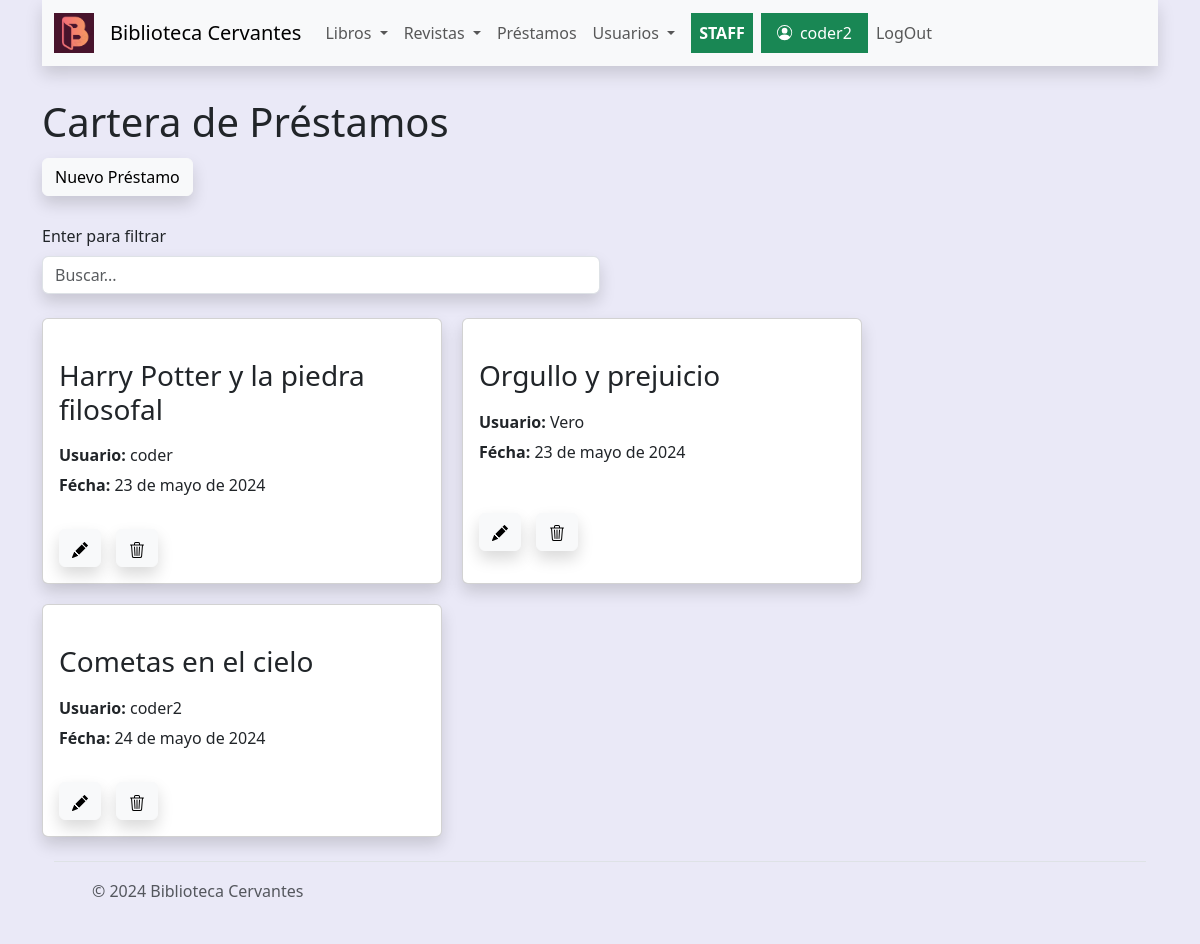
The app's page /prestamos/listarprestamos (signed in), older data.
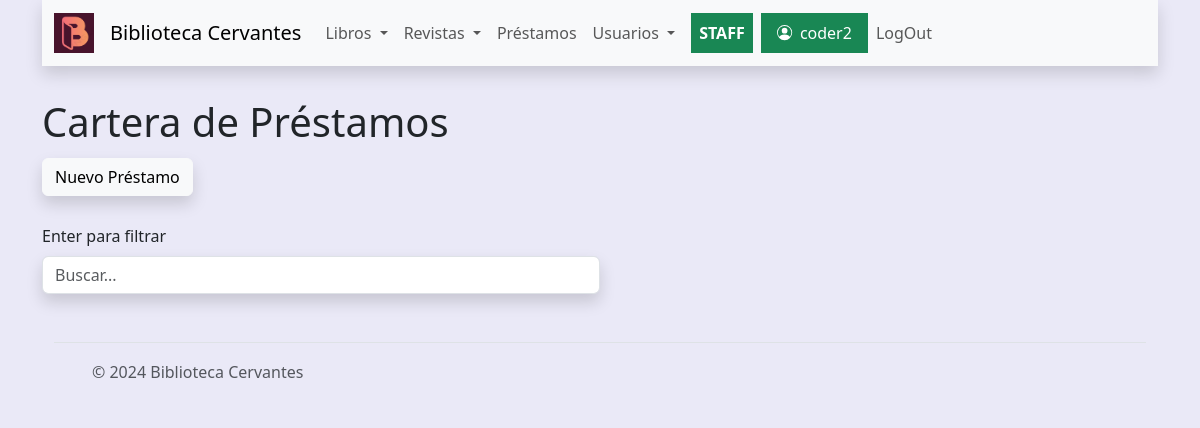
The same page, newer data.
### prestamos/models.py (models this page shows, shortened)
class Prestamo(models.Model):
    fechaAlta=models.DateField(auto_now=True)
    usuario=models.ForeignKey(User, on_delete=models.CASCADE, null=True, blank=True)
    libro=models.ForeignKey(Libro, on_delete=models.DO_NOTHING, null=True, blank=True)

### libros/models.py (models this page shows)
class Libro(models.Model):
    titulo=models.CharField(max_length=150)
    autor=models.ForeignKey(Autor, on_delete=models.SET_NULL, null=True, blank=True)
    editorial=models.CharField(null=True, blank=True, max_length=150)
    genero=models.ForeignKey(Genero, on_delete=models.SET_NULL, null=True, blank=True)
    isbn=models.CharField(null=True, blank=True, max_length=50)
    anio=models.IntegerField(default=0, blank=True,null=True)
    idioma=models.CharField(max_length=150, null=True, blank=True)
    modificacion=models.DateTimeField(null=True, blank=True, default=timezone.now, editable=False, verbose_name="fecha de modificacion")
    paginas=models.IntegerField(default=0)
    nota=models.TextField(null=True, blank=True)
    stock=models.IntegerField(default=0)
    existencia=models.IntegerField(default=0)
    class Meta:
        ordering = ("-modificacion",)
    def __str__(self) -> str:
        return self.titulo

### prestamos/views.py (the view)
# urls.py: path('listarprestamos',views.listarprestamos, name='listarprestamos'),
@login_required
def listarprestamos(request):
    consulta=request.GET.get("consulta", None)
    if consulta:
        query = models.Prestamo.objects.filter(nombre__icontains=consulta)
    else:
        query=models.Prestamo.objects.all()
    context={'prestamos': query}
    return render(request, 'prestamos/listarprestamos.html', context)

### prestamos/templates/prestamos/listarprestamos.html (shortened to what this page needs)
{% extends 'core/base.html' %}
{% block title %}
    <h1>Cartera de Préstamos</h1>
{% endblock title %}
{% block content %}
<div style="display: flex;gap: 15px;" class="py-1 ">
    <div class="">
        <a class="btn btn-light shadow" href='{% url 'prestamos:crearprestamo' %}'>Nuevo Préstamo</a>
    </div>
</div>
<div style="max-width: 50%;">
    <div class="py-lg-4">
        <form action="{% url 'prestamos:listarprestamos' %}" method="get">
            <label class="form-label">Enter para filtrar</label>
            <input class="form-control shadow " type="text" name="consulta" placeholder="Buscar...">
        </form>
    </div>
</div>
<div style="display: flex; flex-wrap: wrap; gap: 20px;">
    {% for prestamo in prestamos  %}
        <div class="card shadow" style="width: 25rem;">
            <div class="card-body">
                <h3 class="card-title my-4 ">{{prestamo.libro}}</h5>
                <h6 class="card-subtitle mb-2"><strong>Usuario: </strong>{{prestamo.usuario}}</h6>
                <p class="card-text"><strong>Fécha: </strong> {{prestamo.fechaAlta}}</p>
            </div>
            <div class="card-body" style="display: flex;gap: 15px;" class="py-3 ">
                <div class="">
                    <a class="btn btn-light shadow" href='#' >
                    </a>
                </div>
                <div class="">
                    <a class="btn btn-light shadow" href='#'>
                    </a>
                </div>
            </div>
        </div>
    {% endfor %}
</div>
{% endblock content %}

Row changes from the older to the newer data that the page shows:
removed Prestamo: libro "Harry Potter y la piedra filosofal", usuario "coder", fechaAlta "23 de mayo de 2024"
removed Prestamo: libro "Orgullo y prejuicio", usuario "Vero", fechaAlta "23 de mayo de 2024"
removed Prestamo: libro "Cometas en el cielo", usuario "coder2", fechaAlta "24 de mayo de 2024"
